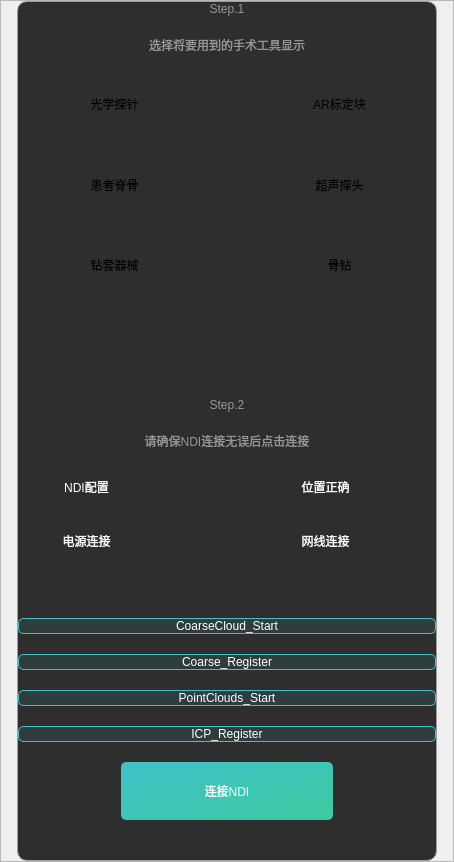
           <widget class="QFrame" name="frame_222">
            <property name="minimumSize">
             <size>
              <width>454</width>
              <height>0</height>
             </size>
            </property>
            <property name="maximumSize">
             <size>
              <width>454</width>
              <height>16777215</height>
             </size>
            </property>
            <property name="styleSheet">
             <string notr="true">QFrame#frame_222
{
	background-color: rgb(35, 35, 35);
}</string>
            </property>
            <property name="frameShape">
             <enum>QFrame::StyledPanel</enum>
            </property>
            <property name="frameShadow">
             <enum>QFrame::Raised</enum>
            </property>
            <layout class="QHBoxLayout" name="horizontalLayout_40">
             <property name="spacing">
              <number>0</number>
             </property>
             <property name="leftMargin">
              <number>0</number>
             </property>
             <property name="topMargin">
              <number>0</number>
             </property>
             <property name="rightMargin">
              <number>0</number>
             </property>
             <property name="bottomMargin">
              <number>0</number>
             </property>
             <item>
              <widget class="QFrame" name="frame01">
               <property name="minimumSize">
                <size>
                 <width>420</width>
                 <height>860</height>
                </size>
               </property>
               <property name="maximumSize">
                <size>
                 <width>420</width>
                 <height>860</height>
                </size>
               </property>
               <property name="styleSheet">
                <string notr="true">QFrame#frame01
{
background-color: rgb(46, 46, 46);
border-radius:10px;
border:1px solid;
	border-color: rgb(158, 158, 158);
}</string>
               </property>
               <property name="frameShape">
                <enum>QFrame::StyledPanel</enum>
               </property>
               <property name="frameShadow">
                <enum>QFrame::Raised</enum>
               </property>
               <layout class="QVBoxLayout" name="verticalLayout_2">
                <property name="spacing">
                 <number>20</number>
                </property>
                <property name="leftMargin">
                 <number>0</number>
                </property>
                <property name="topMargin">
                 <number>0</number>
                </property>
                <property name="rightMargin">
                 <number>0</number>
                </property>
                <property name="bottomMargin">
                 <number>0</number>
                </property>
                <item>
                 <widget class="QLabel" name="label_30">
                  <property name="maximumSize">
                   <size>
                    <width>16777215</width>
                    <height>40</height>
                   </size>
                  </property>
                  <property name="styleSheet">
                   <string notr="true">	font: 14pt &quot;微软雅黑&quot;;
color: rgb(150, 150, 150);</string>
                  </property>
                  <property name="text">
                   <string>Step.1</string>
                  </property>
                  <property name="alignment">
                   <set>Qt::AlignCenter</set>
                  </property>
                 </widget>
                </item>
                <item>
                 <widget class="QLabel" name="label_31">
                  <property name="styleSheet">
                   <string notr="true">	font: 18pt &quot;微软雅黑&quot;;
color: rgb(150, 150, 150);</string>
                  </property>
                  <property name="text">
                   <string>选择将要用到的手术工具显示</string>
                  </property>
                  <property name="alignment">
                   <set>Qt::AlignCenter</set>
                  </property>
                 </widget>
                </item>
                <item>
                 <layout class="QVBoxLayout" name="verticalLayout_3">
                  <property name="spacing">
                   <number>22</number>
                  </property>
                  <item>
                   <layout class="QHBoxLayout" name="horizontalLayout_21">
                    <property name="spacing">
                     <number>45</number>
                    </property>
                    <item>
                     <widget class="QPushButton" name="toolbtn00">
                      <property name="minimumSize">
                       <size>
                        <width>167</width>
                        <height>60</height>
                       </size>
                      </property>
                      <property name="maximumSize">
                       <size>
                        <width>167</width>
                        <height>60</height>
                       </size>
                      </property>
                      <property name="styleSheet">
                       <string notr="true">
QPushButton::!hover{
color: rgb(175, 175, 175);
image: url(:/new/prefix1/tool_defult0.png);
border:0px solid;
}

QPushButton::hover{
color: rgb(255, 255, 255);
image: url(:/new/prefix1/tool_hover0.png);
border:0px solid;
	
}
QPushButton{

	font: 22pt &quot;宋体&quot;;
border:0px solid;
border-radius:5px;
}</string>
                      </property>
                      <property name="text">
                       <string>光学探针</string>
                      </property>
                     </widget>
                    </item>
                    <item>
                     <widget class="QPushButton" name="toolbtn01">
                      <property name="minimumSize">
                       <size>
                        <width>167</width>
                        <height>60</height>
                       </size>
                      </property>
                      <property name="maximumSize">
                       <size>
                        <width>167</width>
                        <height>60</height>
                       </size>
                      </property>
                      <property name="styleSheet">
                       <string notr="true">
QPushButton::!hover{
color: rgb(175, 175, 175);
image: url(:/new/prefix1/tool_defult0.png);
border:0px solid;
}

QPushButton::hover{
color: rgb(255, 255, 255);
image: url(:/new/prefix1/tool_hover0.png);
border:0px solid;
	
}
QPushButton{

	font: 22pt &quot;宋体&quot;;
border:0px solid;
border-radius:5px;
}</string>
                      </property>
                      <property name="text">
                       <string>AR标定块</string>
                      </property>
                     </widget>
                    </item>
                   </layout>
                  </item>
                  <item>
                   <layout class="QHBoxLayout" name="horizontalLayout_22">
                    <property name="spacing">
                     <number>45</number>
                    </property>
                    <item>
                     <widget class="QPushButton" name="toolbtn02">
                      <property name="minimumSize">
                       <size>
                        <width>167</width>
                        <height>60</height>
                       </size>
                      </property>
                      <property name="maximumSize">
                       <size>
                        <width>167</width>
                        <height>60</height>
                       </size>
                      </property>
                      <property name="styleSheet">
                       <string notr="true">
QPushButton::!hover{
color: rgb(175, 175, 175);
image: url(:/new/prefix1/tool_defult0.png);
border:0px solid;
}

QPushButton::hover{
color: rgb(255, 255, 255);
image: url(:/new/prefix1/tool_hover0.png);
border:0px solid;
	
}
QPushButton{
	font: 22pt &quot;宋体&quot;;
border:0px solid;
border-radius:5px;
}</string>
                      </property>
                      <property name="text">
                       <string>患者脊骨</string>
                      </property>
                     </widget>
                    </item>
                    <item>
                     <widget class="QPushButton" name="toolbtn03">
                      <property name="minimumSize">
                       <size>
                        <width>167</width>
                        <height>60</height>
                       </size>
                      </property>
                      <property name="maximumSize">
                       <size>
                        <width>167</width>
                        <height>60</height>
                       </size>
                      </property>
                      <property name="styleSheet">
                       <string notr="true">
QPushButton::!hover{
color: rgb(175, 175, 175);
image: url(:/new/prefix1/tool_defult0.png);
border:0px solid;
}

QPushButton::hover{
color: rgb(255, 255, 255);
image: url(:/new/prefix1/tool_hover0.png);
border:0px solid;
	
}
QPushButton{

	font: 22pt &quot;宋体&quot;;
border:0px solid;
border-radius:5px;
}</string>
                      </property>
                      <property name="text">
                       <string>超声探头</string>
                      </property>
                     </widget>
                    </item>
                   </layout>
                  </item>
                  <item>
                   <layout class="QHBoxLayout" name="horizontalLayout_23">
                    <property name="spacing">
                     <number>45</number>
                    </property>
                    <item>
                     <widget class="QPushButton" name="toolbtn04">
                      <property name="minimumSize">
                       <size>
                        <width>167</width>
                        <height>60</height>
                       </size>
                      </property>
                      <property name="maximumSize">
                       <size>
                        <width>167</width>
                        <height>60</height>
                       </size>
                      </property>
                      <property name="styleSheet">
                       <string notr="true">
QPushButton::!hover{
color: rgb(175, 175, 175);
image: url(:/new/prefix1/tool_defult0.png);
border:0px solid;
}

QPushButton::hover{
color: rgb(255, 255, 255);
image: url(:/new/prefix1/tool_hover0.png);
border:0px solid;
	
}
QPushButton::checked{
color: rgb(255, 255, 255);
image: url(:/new/prefix1/tool_clicked0.png);
border:0px solid;
	
}
QPushButton{

	font: 22pt &quot;宋体&quot;;
border:0px solid;
border-radius:5px;
}</string>
                      </property>
                      <property name="text">
                       <string>钻套器械</string>
                      </property>
                     </widget>
                    </item>
                    <item>
                     <widget class="QPushButton" name="toolbtn05">
                      <property name="minimumSize">
                       <size>
                        <width>167</width>
                        <height>60</height>
                       </size>
                      </property>
                      <property name="maximumSize">
                       <size>
                        <width>167</width>
                        <height>60</height>
                       </size>
                      </property>
                      <property name="styleSheet">
                       <string notr="true">
QPushButton::!hover{
color: rgb(175, 175, 175);
image: url(:/new/prefix1/tool_defult0.png);
border:0px solid;
}

QPushButton::hover{
color: rgb(255, 255, 255);
image: url(:/new/prefix1/tool_hover0.png);
border:0px solid;
	
}
QPushButton{

	font: 22pt &quot;宋体&quot;;
border:0px solid;
border-radius:5px;
}</string>
                      </property>
                      <property name="text">
                       <string>骨钻</string>
                      </property>
                     </widget>
                    </item>
                   </layout>
                  </item>
                 </layout>
                </item>
                <item>
                 <spacer name="verticalSpacer_17">
                  <property name="orientation">
                   <enum>Qt::Vertical</enum>
                  </property>
                  <property name="sizeType">
                   <enum>QSizePolicy::Fixed</enum>
                  </property>
                  <property name="sizeHint" stdset="0">
                   <size>
                    <width>20</width>
                    <height>40</height>
                   </size>
                  </property>
                 </spacer>
                </item>
                <item>
                 <layout class="QHBoxLayout" name="horizontalLayout_19">
                  <item>
                   <spacer name="horizontalSpacer_5">
                    <property name="orientation">
                     <enum>Qt::Horizontal</enum>
                    </property>
                    <property name="sizeType">
                     <enum>QSizePolicy::Fixed</enum>
                    </property>
                    <property name="sizeHint" stdset="0">
                     <size>
                      <width>280</width>
                      <height>20</height>
                     </size>
                    </property>
                   </spacer>
                  </item>
                  <item>
                   <widget class="QPushButton" name="cail_US">
                    <property name="minimumSize">
                     <size>
                      <width>25</width>
                      <height>25</height>
                     </size>
                    </property>
                    <property name="maximumSize">
                     <size>
                      <width>25</width>
                      <height>25</height>
                     </size>
                    </property>
                    <property name="styleSheet">
                     <string notr="true">

QPushButton::!hover{

	
image: url(:/new/prefix1/add.png);

}

QPushButton::hover{

	background-color: rgb(78, 78, 78);
	
image: url(:/new/prefix1/add.png);


	
}


QPushButton{

border-radius:1px;
}

QPushButton:pressed { 
margin-top:0.5px;
margin-bottom:0.5px;
margin-left:0.5px;
margin-right:0.5px;

}</string>
                    </property>
                    <property name="text">
                     <string/>
                    </property>
                   </widget>
                  </item>
                  <item>
                   <widget class="QPushButton" name="pushButton_2">
                    <property name="minimumSize">
                     <size>
                      <width>25</width>
                      <height>25</height>
                     </size>
                    </property>
                    <property name="maximumSize">
                     <size>
                      <width>25</width>
                      <height>25</height>
                     </size>
                    </property>
                    <property name="styleSheet">
                     <string notr="true">

QPushButton::!hover{

	
image: url(:/new/prefix1/delete.png);
}

QPushButton::hover{

	background-color: rgb(232, 17, 35);
	
image: url(:/new/prefix1/delete.png);

	
}


QPushButton{
border-radius:1px;

}

QPushButton:pressed { 
margin-top:0.5px;
margin-bottom:0.5px;
margin-left:0.5px;
margin-right:0.5px;

}</string>
                    </property>
                    <property name="text">
                     <string/>
                    </property>
                   </widget>
                  </item>
                 </layout>
                </item>
                <item>
                 <widget class="QLabel" name="label_42">
                  <property name="maximumSize">
                   <size>
                    <width>16777215</width>
                    <height>40</height>
                   </size>
                  </property>
                  <property name="styleSheet">
                   <string notr="true">	font: 14pt &quot;微软雅黑&quot;;
color: rgb(150, 150, 150);</string>
                  </property>
                  <property name="text">
                   <string>Step.2</string>
                  </property>
                  <property name="alignment">
                   <set>Qt::AlignCenter</set>
                  </property>
                 </widget>
                </item>
                <item>
                 <widget class="QLabel" name="label_44">
                  <property name="styleSheet">
                   <string notr="true">	font: 18pt &quot;微软雅黑&quot;;
color: rgb(150, 150, 150);</string>
                  </property>
                  <property name="text">
                   <string>请确保NDI连接无误后点击连接</string>
                  </property>
                  <property name="alignment">
                   <set>Qt::AlignCenter</set>
                  </property>
                 </widget>
                </item>
                <item>
                 <layout class="QHBoxLayout" name="horizontalLayout_15">
                  <item>
                   <layout class="QHBoxLayout" name="horizontalLayout_16">
                    <item>
                     <widget class="QLabel" name="label_37">
                      <property name="minimumSize">
                       <size>
                        <width>135</width>
                        <height>34</height>
                       </size>
                      </property>
                      <property name="maximumSize">
                       <size>
                        <width>135</width>
                        <height>34</height>
                       </size>
                      </property>
                      <property name="styleSheet">
                       <string notr="true">	font: 18pt &quot;微软雅黑&quot;;
color: rgb(255, 255, 255);</string>
                      </property>
                      <property name="text">
                       <string>NDI配置</string>
                      </property>
                      <property name="alignment">
                       <set>Qt::AlignCenter</set>
                      </property>
                     </widget>
                    </item>
                    <item>
                     <widget class="QLabel" name="label_38">
                      <property name="minimumSize">
                       <size>
                        <width>21</width>
                        <height>14</height>
                       </size>
                      </property>
                      <property name="maximumSize">
                       <size>
                        <width>21</width>
                        <height>14</height>
                       </size>
                      </property>
                      <property name="styleSheet">
                       <string notr="true">image: url(:/new/prefix1/yes.png);</string>
                      </property>
                      <property name="text">
                       <string/>
                      </property>
                     </widget>
                    </item>
                   </layout>
                  </item>
                  <item>
                   <spacer name="horizontalSpacer_4">
                    <property name="orientation">
                     <enum>Qt::Horizontal</enum>
                    </property>
                    <property name="sizeType">
                     <enum>QSizePolicy::Fixed</enum>
                    </property>
                    <property name="sizeHint" stdset="0">
                     <size>
                      <width>42</width>
                      <height>20</height>
                     </size>
                    </property>
                   </spacer>
                  </item>
                  <item>
                   <layout class="QHBoxLayout" name="horizontalLayout_17">
                    <item>
                     <widget class="QLabel" name="label_39">
                      <property name="minimumSize">
                       <size>
                        <width>135</width>
                        <height>34</height>
                       </size>
                      </property>
                      <property name="maximumSize">
                       <size>
                        <width>135</width>
                        <height>34</height>
                       </size>
                      </property>
                      <property name="styleSheet">
                       <string notr="true">	font: 18pt &quot;微软雅黑&quot;;
color: rgb(255, 255, 255);</string>
                      </property>
                      <property name="text">
                       <string>位置正确</string>
                      </property>
                      <property name="alignment">
                       <set>Qt::AlignCenter</set>
                      </property>
                     </widget>
                    </item>
                    <item>
                     <widget class="QLabel" name="label_40">
                      <property name="minimumSize">
                       <size>
                        <width>21</width>
                        <height>14</height>
                       </size>
                      </property>
                      <property name="maximumSize">
                       <size>
                        <width>21</width>
                        <height>14</height>
                       </size>
                      </property>
                      <property name="styleSheet">
                       <string notr="true">image: url(:/new/prefix1/yes.png);</string>
                      </property>
                      <property name="text">
                       <string/>
                      </property>
                     </widget>
                    </item>
                   </layout>
                  </item>
                 </layout>
                </item>
                <item>
                 <layout class="QHBoxLayout" name="horizontalLayout_14">
                  <item>
                   <layout class="QHBoxLayout" name="horizontalLayout_12">
                    <item>
                     <widget class="QLabel" name="label_32">
                      <property name="minimumSize">
                       <size>
                        <width>135</width>
                        <height>34</height>
                       </size>
                      </property>
                      <property name="maximumSize">
                       <size>
                        <width>135</width>
                        <height>34</height>
                       </size>
                      </property>
                      <property name="styleSheet">
                       <string notr="true">	font: 18pt &quot;微软雅黑&quot;;
color: rgb(255, 255, 255);</string>
                      </property>
                      <property name="text">
                       <string>电源连接</string>
                      </property>
                      <property name="alignment">
                       <set>Qt::AlignCenter</set>
                      </property>
                     </widget>
                    </item>
                    <item>
                     <widget class="QLabel" name="label_34">
                      <property name="minimumSize">
                       <size>
                        <width>21</width>
                        <height>14</height>
                       </size>
                      </property>
                      <property name="maximumSize">
                       <size>
                        <width>21</width>
                        <height>14</height>
                       </size>
                      </property>
                      <property name="styleSheet">
                       <string notr="true">image: url(:/new/prefix1/yes.png);</string>
                      </property>
                      <property name="text">
                       <string/>
                      </property>
                     </widget>
                    </item>
                   </layout>
                  </item>
                  <item>
                   <spacer name="horizontalSpacer_3">
                    <property name="orientation">
                     <enum>Qt::Horizontal</enum>
                    </property>
                    <property name="sizeType">
                     <enum>QSizePolicy::Fixed</enum>
                    </property>
                    <property name="sizeHint" stdset="0">
                     <size>
                      <width>42</width>
                      <height>20</height>
                     </size>
                    </property>
                   </spacer>
                  </item>
                  <item>
                   <layout class="QHBoxLayout" name="horizontalLayout_13">
                    <item>
                     <widget class="QLabel" name="label_35">
                      <property name="minimumSize">
                       <size>
                        <width>135</width>
                        <height>34</height>
                       </size>
                      </property>
                      <property name="maximumSize">
                       <size>
                        <width>135</width>
                        <height>34</height>
                       </size>
                      </property>
                      <property name="styleSheet">
                       <string notr="true">	font: 18pt &quot;微软雅黑&quot;;
color: rgb(255, 255, 255);</string>
                      </property>
                      <property name="text">
                       <string>网线连接</string>
                      </property>
                      <property name="alignment">
                       <set>Qt::AlignCenter</set>
                      </property>
                     </widget>
                    </item>
                    <item>
                     <widget class="QLabel" name="label_36">
                      <property name="minimumSize">
                       <size>
                        <width>21</width>
                        <height>14</height>
                       </size>
                      </property>
                      <property name="maximumSize">
                       <size>
                        <width>21</width>
                        <height>14</height>
                       </size>
                      </property>
                      <property name="styleSheet">
                       <string notr="true">image: url(:/new/prefix1/yes.png);</string>
                      </property>
                      <property name="text">
                       <string/>
                      </property>
                     </widget>
                    </item>
                   </layout>
                  </item>
                 </layout>
                </item>
                <item>
                 <spacer name="verticalSpacer_18">
                  <property name="orientation">
                   <enum>Qt::Vertical</enum>
                  </property>
                  <property name="sizeType">
                   <enum>QSizePolicy::Fixed</enum>
                  </property>
                  <property name="sizeHint" stdset="0">
                   <size>
                    <width>20</width>
                    <height>40</height>
                   </size>
                  </property>
                 </spacer>
                </item>
                <item>
                 <widget class="QPushButton" name="MarkPoint_record">
                  <property name="styleSheet">
                   <string notr="true">QPushButton::!hover{
	background-color: rgb(47, 61, 61);
	font: 18pt &quot;微软雅黑&quot;;
border:1px solid;
	border-color: rgb(63, 193, 201);

}

QPushButton::hover{

	background-color: rgb(56, 133, 133);
	font: 90 18pt &quot;微软雅黑&quot;;	

border:2px solid;
	border-color: rgb(63, 193, 201);
	
}


QPushButton{

border-radius:5px;


color: rgb(255, 255, 255);

}

QPushButton:pressed { 
margin-top:0.5px;
margin-bottom:0.5px;
margin-left:0.5px;
margin-right:0.5px;

}</string>
                  </property>
                  <property name="text">
                   <string>CoarseCloud_Start</string>
                  </property>
                 </widget>
                </item>
                <item>
                 <widget class="QPushButton" name="Coarse_Register">
                  <property name="styleSheet">
                   <string notr="true">QPushButton::!hover{
	background-color: rgb(47, 61, 61);
	font: 18pt &quot;微软雅黑&quot;;
border:1px solid;
	border-color: rgb(63, 193, 201);

}

QPushButton::hover{

	background-color: rgb(56, 133, 133);
	font: 90 18pt &quot;微软雅黑&quot;;	

border:2px solid;
	border-color: rgb(63, 193, 201);
	
}


QPushButton{

border-radius:5px;


color: rgb(255, 255, 255);

}

QPushButton:pressed { 
margin-top:0.5px;
margin-bottom:0.5px;
margin-left:0.5px;
margin-right:0.5px;

}</string>
                  </property>
                  <property name="text">
                   <string>Coarse_Register</string>
                  </property>
                 </widget>
                </item>
                <item>
                 <widget class="QPushButton" name="PointClouds_Start">
                  <property name="styleSheet">
                   <string notr="true">QPushButton::!hover{
	background-color: rgb(47, 61, 61);
	font: 18pt &quot;微软雅黑&quot;;
border:1px solid;
	border-color: rgb(63, 193, 201);

}

QPushButton::hover{

	background-color: rgb(56, 133, 133);
	font: 90 18pt &quot;微软雅黑&quot;;	

border:2px solid;
	border-color: rgb(63, 193, 201);
	
}


QPushButton{

border-radius:5px;


color: rgb(255, 255, 255);

}

QPushButton:pressed { 
margin-top:0.5px;
margin-bottom:0.5px;
margin-left:0.5px;
margin-right:0.5px;

}</string>
                  </property>
                  <property name="text">
                   <string>PointClouds_Start</string>
                  </property>
                 </widget>
                </item>
                <item>
                 <widget class="QPushButton" name="ICP_Register">
                  <property name="styleSheet">
                   <string notr="true">QPushButton::!hover{
	background-color: rgb(47, 61, 61);
	font: 18pt &quot;微软雅黑&quot;;
border:1px solid;
	border-color: rgb(63, 193, 201);

}

QPushButton::hover{

	background-color: rgb(56, 133, 133);
	font: 90 18pt &quot;微软雅黑&quot;;	

border:2px solid;
	border-color: rgb(63, 193, 201);
	
}


QPushButton{

border-radius:5px;


color: rgb(255, 255, 255);

}

QPushButton:pressed { 
margin-top:0.5px;
margin-bottom:0.5px;
margin-left:0.5px;
margin-right:0.5px;

}</string>
                  </property>
                  <property name="text">
                   <string>ICP_Register</string>
                  </property>
                 </widget>
                </item>
                <item>
                 <layout class="QHBoxLayout" name="horizontalLayout_18">
                  <item>
                   <widget class="QPushButton" name="connect_Ndi">
                    <property name="minimumSize">
                     <size>
                      <width>212</width>
                      <height>58</height>
                     </size>
                    </property>
                    <property name="maximumSize">
                     <size>
                      <width>212</width>
                      <height>58</height>
                     </size>
                    </property>
                    <property name="styleSheet">
                     <string notr="true">QPushButton::!hover{

background-color: qlineargradient(spread:pad, x1:0, y1:0, x2:1, y2:1, stop:0 rgba(63, 193, 201, 255), stop:1 rgba(63, 201, 160, 255));
}

QPushButton::hover{

	background-color: qlineargradient(spread:pad, x1:0, y1:0, x2:1, y2:1, stop:0 rgba(63, 193, 201, 255), stop:1 rgba(63, 201, 160, 255));
border:2px solid;
	border-color: rgb(255, 255, 255);

	
}

QPushButton{
color: rgb(255, 255, 255);
	font: 18pt &quot;微软雅黑&quot;;
border:0px solid;
border-radius:5px;
}
</string>
                    </property>
                    <property name="text">
                     <string>连接NDI</string>
                    </property>
                   </widget>
                  </item>
                 </layout>
                </item>
                <item>
                 <spacer name="verticalSpacer_16">
                  <property name="orientation">
                   <enum>Qt::Vertical</enum>
                  </property>
                  <property name="sizeType">
                   <enum>QSizePolicy::Fixed</enum>
                  </property>
                  <property name="sizeHint" stdset="0">
                   <size>
                    <width>20</width>
                    <height>40</height>
                   </size>
                  </property>
                 </spacer>
                </item>
               </layout>
              </widget>
             </item>
            </layout>
           </widget>
